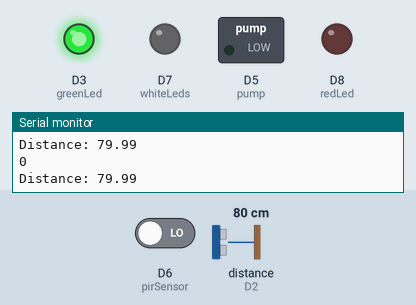
This sketch was run on a simulated ESP8266 (NodeMCU). Shown: switched loads named in the sketch (green lamp = pin HIGH), output pins drawn as LEDs (lit = HIGH), the last lines printed to the serial monitor. Wiring (inferred from the names in the program): ultrasonic range finder: trigger D1; echo D2. The test bench sets the inputs (shaded band); at power-on: distance to the obstacle (sensor on D2) 80 cm, D6 (pirSensor) LOW. The echo pulse lasts 58.3 µs per cm; pins used as bus, display or sensor lines are not drawn.

Above: at 1.2 s.
1.3 s: distance to the obstacle (sensor on D2) set to 23 cm
2.8 s: distance to the obstacle (sensor on D2) set to 18 cm
At 4.2 s:
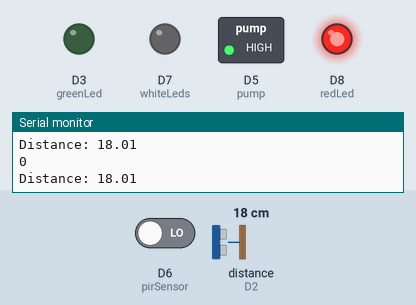
4.5 s: D6 (pirSensor) driven HIGH
At 5.6 s:
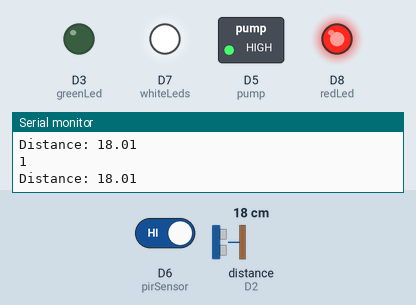
6.0 s: distance to the obstacle (sensor on D2) set to 35 cm
At 7.1 s:
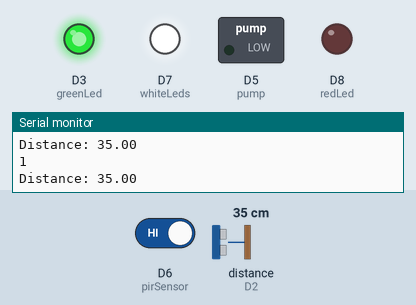
7.5 s: distance to the obstacle (sensor on D2) set to 2 cm
At 8.7 s:
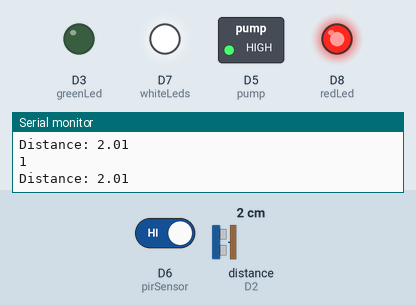
9.0 s: distance to the obstacle (sensor on D2) set to 60 cm
At 10.1 s:
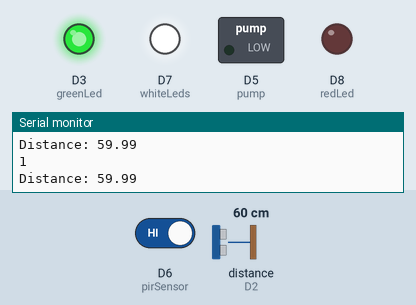
Timing chart, 0 to 11.5 s (numbered marks = the images above; inputs shaded):
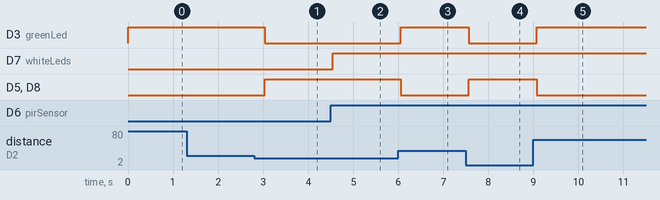

The sketch:

automatic_hand_dispenser.ino
```cpp
int redLed = D8;
int greenLed = D3;
int pirSensor = D6;
int trigPin = D1;
int echoPin =D2;
int pump=D5;
int whiteLeds = D7;
long duration;
float distance;

//battery green wire positive
void setup() {
  Serial.begin(115200);
 Serial.println(5);
 pinMode(redLed, OUTPUT);
 pinMode(greenLed, OUTPUT);
  pinMode(whiteLeds, OUTPUT);
  pinMode(pump, OUTPUT);

  pinMode(pirSensor, INPUT);
  pinMode(trigPin, OUTPUT);
  pinMode(echoPin, INPUT);
}

void loop() {
  int val = digitalRead(pirSensor);

   static unsigned long motionDetectedAt = 0;
   Serial.println(val);
   if (val == 1) {
    digitalWrite(whiteLeds, HIGH);
     motionDetectedAt = millis();
   }

    if (millis() - motionDetectedAt > 5000) {
      digitalWrite(whiteLeds, LOW);
    }

  // Ultrasonic measurement
  digitalWrite(trigPin, LOW);
  delayMicroseconds(5);
  digitalWrite(trigPin, HIGH);
  delayMicroseconds(10);
  digitalWrite(trigPin, LOW);

  duration = pulseIn(echoPin, HIGH);
  distance = 0.0343 * duration / 2;

  Serial.print("Distance: ");
  Serial.println(distance);

  if (distance >= 0 && distance <= 20) {
    digitalWrite(pump, HIGH);
   digitalWrite(greenLed, LOW);
   digitalWrite(redLed, HIGH);
  } else {
    digitalWrite(pump, LOW);
   digitalWrite(redLed, LOW);
   digitalWrite(greenLed, HIGH);
  };
  delay(300);
}
```

Measured:
- the behaviour switches between 21 and 20 cm on distance to the obstacle (sensor on D2) (found by bisection; images 0 and 1)
- after the input at 2.8 s, D3 (greenLed): HIGH → LOW after 0.24 s; D5 (pump), D8 (redLed): LOW → HIGH after 0.24 s
- after the input at 4.5 s, D7 (whiteLeds): LOW → HIGH after 0.05 s
- after the input at 6.0 s, D3 (greenLed): LOW → HIGH after 0.06 s; D5 (pump), D8 (redLed): HIGH → LOW after 0.06 s
- after the input at 7.5 s, D3 (greenLed): HIGH → LOW after 0.07 s; D5 (pump), D8 (redLed): LOW → HIGH after 0.07 s
- after the input at 9.0 s, D3 (greenLed): LOW → HIGH after 0.08 s; D5 (pump), D8 (redLed): HIGH → LOW after 0.08 s
